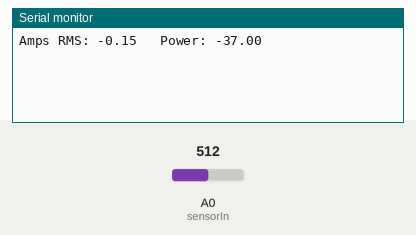
Simulated run of this sketch. Board: Arduino Uno, built with avr-gcc and run on an emulated ATmega328P. On the bench: the last lines printed to the serial monitor. The inputs (shaded band) are chosen by the test bench; at power-on: A0 (sensorIn) = 512.

Above: at 1.2 s.
1.3 s: A0 (sensorIn) set to 716
At 2.6 s:
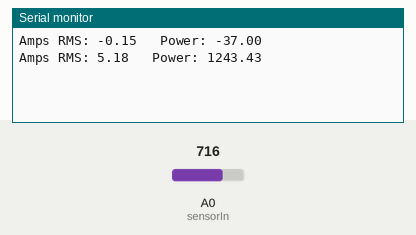
2.8 s: A0 (sensorIn) set to 900
At 3.5 s:
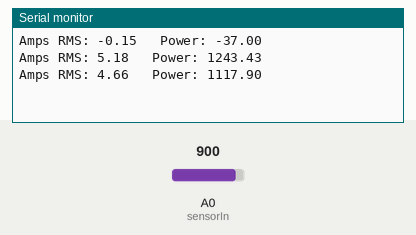
Timing chart, 0 to 5.8 s (numbered marks = the images above; inputs shaded):
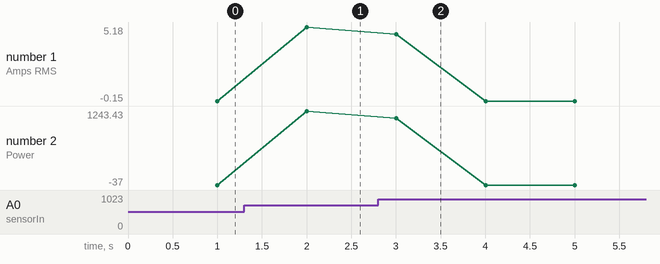

Measured:
- after the input at 1.3 s, the serial monitor: prints a new line after 0.70 s (image 1)
- after the input at 2.8 s, the serial monitor: prints a new line after 0.20 s (image 2)
- plotted number 1: -0.15 → 5.18 after the input at 1.3 s
- plotted number 2: -37 → 1243.43 after the input at 1.3 s

The sketch:

Arduino_220VAC.ino
```cpp
/*
Measuring AC Current Using ACS712
*/
const int sensorIn = A0;
int mVperAmp = 66; // use 100 for 20A Module and 66 for 30A Module


double Voltage = 0;
double VRMS = 0;
double AmpsRMS = 0;
double Amp_Offset = 0.154166;
double Power = 0;


void setup(){
 Serial.begin(9600);
}

void loop(){


 Voltage = getVPP();
 VRMS = (Voltage/2.0) *0.707;
 AmpsRMS = (VRMS * 1000)/mVperAmp;
 Serial.print("Amps RMS: ");
 Serial.print(AmpsRMS - Amp_Offset);
 Power = (AmpsRMS - Amp_Offset)*240 ;
 Serial.print("   Power: ");
 Serial.println(Power);

}

float getVPP()
{
  float result;

  int readValue;             //value read from the sensor
  int maxValue = 0;          // store max value here
  int minValue = 1024;          // store min value here

   uint32_t start_time = millis();
   while((millis()-start_time) < 1000) //sample for 1 Sec
   {
       readValue = analogRead(sensorIn);
       // see if you have a new maxValue
       if (readValue > maxValue)
       {
           /*record the maximum sensor value*/
           maxValue = readValue;
       }
       if (readValue < minValue)
       {
           /*record the maximum sensor value*/
           minValue = readValue;
       }
   }

   // Subtract min from max
   result = ((maxValue - minValue) * 5.0)/1024.0;

   return result;
 }
```
